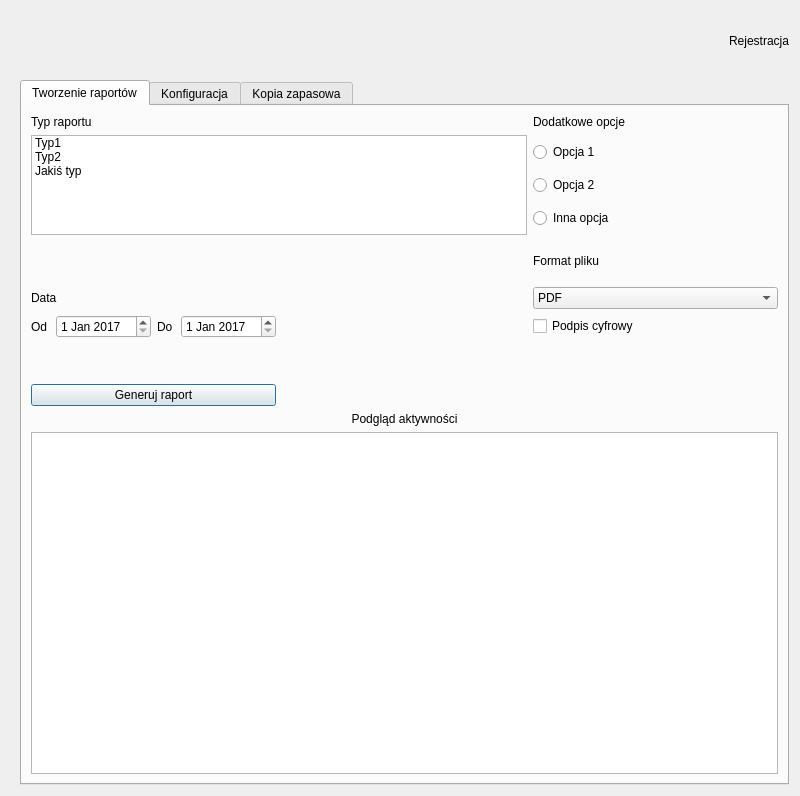
<?xml version="1.0" encoding="UTF-8"?>
<ui version="4.0">
 <class>AdminWindow</class>
 <widget class="QDialog" name="AdminWindow">
  <property name="geometry">
   <rect>
    <x>0</x>
    <y>0</y>
    <width>800</width>
    <height>796</height>
   </rect>
  </property>
  <property name="windowTitle">
   <string>Dialog</string>
  </property>
  <layout class="QGridLayout" name="gridLayout_3">
   <property name="spacing">
    <number>9</number>
   </property>
   <item row="0" column="0" colspan="2">
    <layout class="QGridLayout" name="gridLayout">
     <item row="0" column="1">
      <spacer name="horizontalSpacer">
       <property name="orientation">
        <enum>Qt::Horizontal</enum>
       </property>
       <property name="sizeHint" stdset="0">
        <size>
         <width>40</width>
         <height>20</height>
        </size>
       </property>
      </spacer>
     </item>
     <item row="0" column="2">
      <widget class="QLabel" name="label_2">
       <property name="text">
        <string>Rejestracja</string>
       </property>
       <property name="alignment">
        <set>Qt::AlignRight|Qt::AlignTrailing|Qt::AlignVCenter</set>
       </property>
      </widget>
     </item>
     <item row="0" column="0">
      <widget class="QLabel" name="label">
       <property name="minimumSize">
        <size>
         <width>50</width>
         <height>60</height>
        </size>
       </property>
       <property name="maximumSize">
        <size>
         <width>60</width>
         <height>50</height>
        </size>
       </property>
       <property name="text">
        <string/>
       </property>
       <property name="pixmap">
        <pixmap resource="../Resources/projectresources.qrc">:/images/Logo.png</pixmap>
       </property>
       <property name="scaledContents">
        <bool>true</bool>
       </property>
      </widget>
     </item>
    </layout>
   </item>
   <item row="1" column="1">
    <widget class="QTabWidget" name="tabWidget">
     <property name="currentIndex">
      <number>0</number>
     </property>
     <widget class="QWidget" name="report">
      <attribute name="title">
       <string>Tworzenie raportów</string>
      </attribute>
      <layout class="QGridLayout" name="gridLayout_4">
       <item row="16" column="0" colspan="3">
        <widget class="QLabel" name="label_5">
         <property name="text">
          <string>Podgląd aktywności</string>
         </property>
         <property name="alignment">
          <set>Qt::AlignCenter</set>
         </property>
        </widget>
       </item>
       <item row="7" column="2">
        <widget class="QComboBox" name="comboBox">
         <item>
          <property name="text">
           <string>PDF</string>
          </property>
         </item>
         <item>
          <property name="text">
           <string>XML</string>
          </property>
         </item>
         <item>
          <property name="text">
           <string>JPG</string>
          </property>
         </item>
         <item>
          <property name="text">
           <string>PNG</string>
          </property>
         </item>
         <item>
          <property name="text">
           <string>BMP</string>
          </property>
         </item>
        </widget>
       </item>
       <item row="17" column="0" colspan="3">
        <widget class="QListWidget" name="listWidget"/>
       </item>
       <item row="6" column="2">
        <widget class="QLabel" name="label_17">
         <property name="text">
          <string>Format pliku</string>
         </property>
        </widget>
       </item>
       <item row="7" column="0">
        <widget class="QLabel" name="label_16">
         <property name="text">
          <string>Data</string>
         </property>
        </widget>
       </item>
       <item row="8" column="2">
        <widget class="QCheckBox" name="checkBox">
         <property name="text">
          <string>Podpis cyfrowy</string>
         </property>
        </widget>
       </item>
       <item row="0" column="0">
        <widget class="QLabel" name="label_13">
         <property name="text">
          <string>Typ raportu</string>
         </property>
        </widget>
       </item>
       <item row="14" column="0">
        <spacer name="verticalSpacer_4">
         <property name="orientation">
          <enum>Qt::Vertical</enum>
         </property>
         <property name="sizeType">
          <enum>QSizePolicy::Minimum</enum>
         </property>
         <property name="sizeHint" stdset="0">
          <size>
           <width>20</width>
           <height>40</height>
          </size>
         </property>
        </spacer>
       </item>
       <item row="8" column="0">
        <layout class="QHBoxLayout" name="horizontalLayout_2">
         <item>
          <widget class="QLabel" name="label_21">
           <property name="text">
            <string>Od</string>
           </property>
          </widget>
         </item>
         <item>
          <widget class="QDateEdit" name="reportStart">
           <property name="dateTime">
            <datetime>
             <hour>0</hour>
             <minute>0</minute>
             <second>0</second>
             <year>2017</year>
             <month>1</month>
             <day>1</day>
            </datetime>
           </property>
          </widget>
         </item>
         <item>
          <widget class="QLabel" name="label_14">
           <property name="text">
            <string>Do</string>
           </property>
          </widget>
         </item>
         <item>
          <widget class="QDateEdit" name="reportStop">
           <property name="dateTime">
            <datetime>
             <hour>0</hour>
             <minute>0</minute>
             <second>0</second>
             <year>2017</year>
             <month>1</month>
             <day>1</day>
            </datetime>
           </property>
          </widget>
         </item>
        </layout>
       </item>
       <item row="6" column="0">
        <spacer name="verticalSpacer_3">
         <property name="orientation">
          <enum>Qt::Vertical</enum>
         </property>
         <property name="sizeType">
          <enum>QSizePolicy::Minimum</enum>
         </property>
         <property name="sizeHint" stdset="0">
          <size>
           <width>20</width>
           <height>40</height>
          </size>
         </property>
        </spacer>
       </item>
       <item row="2" column="0" colspan="2">
        <widget class="QListWidget" name="listWidget_2">
         <property name="maximumSize">
          <size>
           <width>16777215</width>
           <height>100</height>
          </size>
         </property>
         <item>
          <property name="text">
           <string>Typ1</string>
          </property>
         </item>
         <item>
          <property name="text">
           <string>Typ2</string>
          </property>
         </item>
         <item>
          <property name="text">
           <string>Jakiś typ</string>
          </property>
         </item>
        </widget>
       </item>
       <item row="15" column="0">
        <widget class="QPushButton" name="visitAccept">
         <property name="text">
          <string>Generuj raport</string>
         </property>
        </widget>
       </item>
       <item row="0" column="2">
        <widget class="QLabel" name="label_15">
         <property name="text">
          <string>Dodatkowe opcje</string>
         </property>
        </widget>
       </item>
       <item row="2" column="2">
        <layout class="QVBoxLayout" name="verticalLayout_2">
         <item>
          <widget class="QRadioButton" name="radioButton">
           <property name="text">
            <string>Opcja 1</string>
           </property>
          </widget>
         </item>
         <item>
          <widget class="QRadioButton" name="radioButton_2">
           <property name="text">
            <string>Opcja 2</string>
           </property>
          </widget>
         </item>
         <item>
          <widget class="QRadioButton" name="radioButton_3">
           <property name="text">
            <string>Inna opcja</string>
           </property>
          </widget>
         </item>
        </layout>
       </item>
      </layout>
     </widget>
     <widget class="QWidget" name="config">
      <attribute name="title">
       <string>Konfiguracja</string>
      </attribute>
      <layout class="QGridLayout" name="gridLayout_2"/>
     </widget>
     <widget class="QWidget" name="backup">
      <attribute name="title">
       <string>Kopia zapasowa</string>
      </attribute>
      <layout class="QGridLayout" name="gridLayout_5">
       <item row="3" column="0">
        <widget class="QComboBox" name="comboBox_3">
         <item>
          <property name="text">
           <string>Brak</string>
          </property>
         </item>
         <item>
          <property name="text">
           <string>ZIP</string>
          </property>
         </item>
         <item>
          <property name="text">
           <string>GZ</string>
          </property>
         </item>
         <item>
          <property name="text">
           <string>LZMA</string>
          </property>
         </item>
        </widget>
       </item>
       <item row="4" column="0">
        <widget class="QLabel" name="label_6">
         <property name="text">
          <string>Plik kopii zostanie zapisany z aktualną datą w nazwie</string>
         </property>
        </widget>
       </item>
       <item row="1" column="0">
        <widget class="QComboBox" name="comboBox_2">
         <item>
          <property name="text">
           <string>C:</string>
          </property>
         </item>
         <item>
          <property name="text">
           <string>D:</string>
          </property>
         </item>
         <item>
          <property name="text">
           <string>F:</string>
          </property>
         </item>
        </widget>
       </item>
       <item row="5" column="0">
        <spacer name="verticalSpacer_5">
         <property name="orientation">
          <enum>Qt::Vertical</enum>
         </property>
         <property name="sizeHint" stdset="0">
          <size>
           <width>20</width>
           <height>40</height>
          </size>
         </property>
        </spacer>
       </item>
       <item row="0" column="0">
        <widget class="QLabel" name="label_3">
         <property name="text">
          <string>Dysk</string>
         </property>
        </widget>
       </item>
       <item row="2" column="0">
        <widget class="QLabel" name="label_4">
         <property name="text">
          <string>Kompresja</string>
         </property>
        </widget>
       </item>
       <item row="6" column="0">
        <widget class="QPushButton" name="pushButton">
         <property name="text">
          <string>Stwórz kopię bazy</string>
         </property>
        </widget>
       </item>
       <item row="6" column="1">
        <spacer name="horizontalSpacer_2">
         <property name="orientation">
          <enum>Qt::Horizontal</enum>
         </property>
         <property name="sizeHint" stdset="0">
          <size>
           <width>40</width>
           <height>20</height>
          </size>
         </property>
        </spacer>
       </item>
      </layout>
     </widget>
    </widget>
   </item>
  </layout>
 </widget>
 <resources>
  <include location="../Resources/projectresources.qrc"/>
 </resources>
 <connections/>
</ui>
